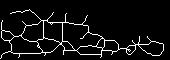
#> input picture images/skeletons/SA_20220707-190320_tl4ev95290pp_incision_crop_0_start.jpg, 170 x 60 px
$ python -i detekce_incize_stehy.py   (imports and definitions only)   (older library calls are emulated)
#> lines starting #> are read from the running program, lines starting #| are printed output that depends on the picture; after the words box and inside, x2 and y2 are one past the last pixel; in counts of white or black regions, pixels touching at a corner belong together
#> further down, picture is the input picture: shape (60, 170, 3); min 0, max 255, mean 17.7
import cv2
import numpy as np
from skimage.color import rgb2gray
from scipy import ndimage

def detekce(image):
    potential_stitch = 0
    # Konverze do šedotónu
    gray = rgb2gray(image)

    # Aplikace adaptivního prahování s Gaussovým průměrem
    blurred = ndimage.gaussian_filter(gray, sigma=1)
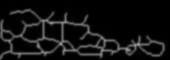
#> blurred: shape (60, 170) float64; min 0, max 0.633, mean 0.0696
    adaptive_thresh = cv2.adaptiveThreshold((blurred * 255).astype('uint8'), 255, cv2.ADAPTIVE_THRESH_GAUSSIAN_C, cv2.THRESH_BINARY_INV, 91, 10)
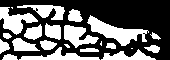
#> adaptive_thresh: shape (60, 170); 39.6% white; 22 white regions (4 under 20 px), largest, box (x1, y1, x2, y2) and area: (87, 15, 149, 46) 728, (0, 7, 38, 35) 497, (64, 25, 99, 48) 430

    # Detekce čar pomocí Houghovy transformace
    lines = cv2.HoughLinesP(adaptive_thresh, 1, np.pi / 180, threshold=20, minLineLength=30, maxLineGap=5)
#> lines = 40 rows, first 6: [25, 33, 89, 35], [4, 28, 85, 31], [0, 46, 34, 45], [65, 25, 145, 39], [23, 5, 144, 35], [39, 59, 149, 56]
    lines_binary = np.zeros_like(gray)

    # Vykreslení nalezených linií
    if lines is not None:
        for line in lines:
            x1, y1, x2, y2 = line[0]
            length = np.sqrt((x2 - x1) ** 2 + (y2 - y1) ** 2)
            if length > 50:  # Filtrování malých segmentů
                cv2.line(lines_binary, (x1, y1), (x2, y2), (255), 2)  # Vykreslení linie bílou barvou
#> this loop made 40 passes
#> (x1, y1, x2, y2, length) on passes 1 to 12: (25, 33, 89, 35, 64.03), (4, 28, 85, 31, 81.06), (0, 46, 34, 45, 34.01), (65, 25, 145, 39, 81.22), (23, 5, 144, 35, 124.7), (39, 59, 149, 56, 110), (3, 58, 75, 53, 72.17), (91, 28, 143, 35, 52.47), (0, 45, 53, 43, 53.04), (65, 45, 101, 42, 36.12), (13, 32, 78, 39, 65.38), (92, 31, 128, 37, 36.5)
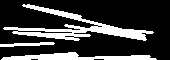
#> lines_binary: shape (60, 170) float64; 23.3% white; 3 white regions, box (x1, y1, x2, y2) and area: (3, 4, 154, 41) 1513, (1, 52, 157, 60) 705, (0, 42, 55, 47) 163
    else:
        potential_stitch = -1
        return potential_stitch

    kernel = np.ones((3, 5), np.uint8)
    lines_binary = cv2.dilate(lines_binary, kernel, 1)
#> lines_binary: shape (60, 170) float64; 34.7% white; 3 white regions, box (x1, y1, x2, y2) and area: (1, 3, 156, 42) 2323, (0, 51, 159, 60) 922, (0, 41, 57, 48) 291

    # Detekce hran pouze z levé strany s větší intenzitou
    gray = cv2.cvtColor(image, cv2.COLOR_BGR2GRAY)
    sobel_x = cv2.Sobel(gray, cv2.CV_64F, 1, 0, ksize=3)
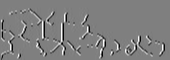
#> sobel_x: shape (60, 170) float64; min -1020, max 1020, mean -2; drawn with min black and max white
    sobel_combined = np.sqrt(sobel_x ** 2)
    edge_mask = np.zeros_like(gray, dtype=np.uint8)
    edge_mask[(sobel_x > 0) & (sobel_combined > 115)] = 255

    # Výpočet rozdílu mezi hranami a liniemi
    result_image = np.subtract(edge_mask, lines_binary)
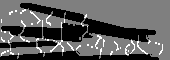
#> result_image: shape (60, 170) float64; min -255, max 255, mean -71.5; drawn with min black and max white
#> edge_mask: shape (60, 170); 6.6% white in thin lines or dots, all inside (x1, y1, x2, y2) = (1, 8, 163, 59)
    result_image[result_image > 0] = 255
    result_image[result_image <= 0] = 0
#> result_image: shape (60, 170) float64; 4.7% white in thin lines or dots, all inside (x1, y1, x2, y2) = (1, 9, 163, 56)

    # Dilatace pro spojení případných oddělených segmentů
    kernel = np.ones((100, 4), np.uint8)
    dilated_image = cv2.dilate(result_image, kernel, 1)
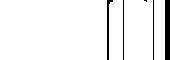
#> dilated_image: shape (60, 170) float64; 94.6% white; 5 black regions (1 under 20 px), largest, box (x1, y1, x2, y2) and area: (165, 0, 170, 60) 300, (107, 0, 113, 60) 130, (123, 0, 124, 60) 60, (153, 0, 154, 60) 60

    # Identifikace jednotlivých objektů v obrázku
    labeled_image, num_features = ndimage.label(dilated_image)
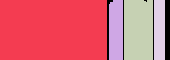
#> labeled_image: shape (60, 170) int32; 5 distinct labels, from 0 to 4; one colour per label, 0 black
#> num_features = 4

    # Získání centroidů jednotlivých objektů
    centroids = ndimage.center_of_mass(dilated_image, labeled_image, range(1, num_features + 1))
#> centroids = [(29.5, 53), (29.84, 115.6), (29.57, 138), (29.5, 159)]

    # Seřazení centroidů podle jejich polohy na ose x
    centroids = sorted(centroids, key=lambda x: x[1])

    # Pokud je počet nalezených čar 5 nebo méně, použijeme všechny nalezené čáry
    if num_features <= 5:
        cleaned_centroids = centroids
#> cleaned_centroids has the same summary as centroids
    else:
        # Vypočet rozestupů mezi centroidy
        gaps = [centroids[i + 1][1] - centroids[i][1] for i in range(len(centroids) - 1) if i < len(centroids) - 1]

        # Průměrný rozestup mezi centroidy
        avg_gap = np.mean(gaps) if gaps else 0

        # Tolerance pro rozestupy
        tolerance = 0.2 * avg_gap

        # Detekce počtu čar
        detected_lines = len(centroids)

        # Odstranění chybných centroidů na základě rozestupů
        cleaned_centroids = [centroids[0]]
        for i in range(1, len(centroids)):
            if len(cleaned_centroids) < 5 and np.abs(centroids[i][1] - cleaned_centroids[-1][1]) >= avg_gap - tolerance:
                cleaned_centroids.append(centroids[i])
            if len(cleaned_centroids) >= 5:
                break

    potential_stitch = len(cleaned_centroids)
#> potential_stitch = 4

    if potential_stitch < 5:
        potential_stitch = -1

    return potential_stitch


>>> import cv2
>>> picture = cv2.cvtColor(cv2.imread('../images/skeletons/SA_20220707-190320_tl4ev95290pp_incision_crop_0_start.jpg'), cv2.COLOR_BGR2RGB)
>>> result = detekce(picture)
#> result = -1
